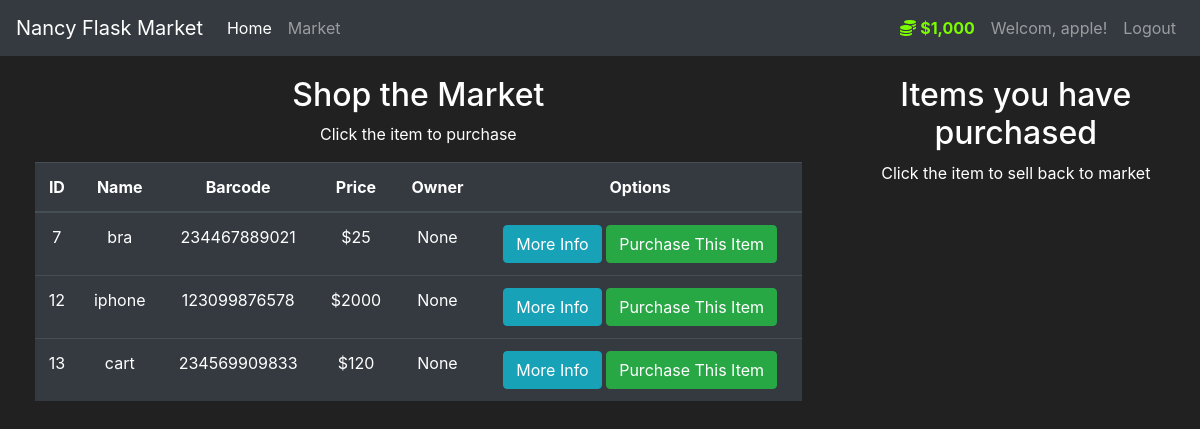
Page /market (signed in) on the committed database.
### market_package/models.py (models this page shows, shortened)
class User(db.Model, UserMixin):
    id = db.Column(db.Integer(), primary_key=True)
    username = db.Column(db.String(length=30), nullable=False, unique=True)
    email_address= db.Column(db.String(length=60), nullable=False, unique=True)
    budget =  db.Column(db.Integer(),nullable=False, default=1000)
    password_hash = db.Column(db.String(length=60), nullable=False)
    items = db.relationship('Item', backref='owned_user', lazy=True)
    @property
    def beautify_budget(self):
        b_str = str(self.budget)
        if len(b_str)>=4:
            return  f'{b_str[:-3]},{b_str[-3:]}'
        else:
            return self.budget

class Item(db.Model):
    id = db.Column(db.Integer(), primary_key=True)
    name = db.Column(db.String(length=30), nullable=False, unique=True)
    price = db.Column(db.Integer(), nullable=False)
    barcode = db.Column(db.String(length=12), nullable=False, unique=True)
    description = db.Column(db.String(length=1024), nullable=False, unique=True)
    owner =  db.Column(db.Integer(), db.ForeignKey('user.id'))

### market_package/routes.py (the view, shortened to what this page needs)
@app.route('/market', methods=['POST', 'GET'])
@login_required
def market_page():
    purchase_form = PurchaseItemForm()
    sell_form = SellItemForm()
    if request.method == 'GET':
        items =Item.query.filter_by(owner=None)
        owned_items = Item.query.filter_by(owner=current_user.id)
        print(owned_items)
        return render_template('market.html', items = items, purchase_form=purchase_form,sell_form=sell_form, owned_items = owned_items)

### market_package/models.py (called while the page is built)
@login_manager.user_loader
def load_user(user_id):
    print('in the Loader method')
    return User.query.get(int(user_id))

### market_package/templates/market.html (shortened to what this page needs)
{% extends 'base.html' %}
{% block content %}
<div class="row" style="margin-top:20px; margin-left:20px">
   <div class="col-8" >
      <h2>Shop the Market</h2>
      <p>Click the item to purchase</p>
      <table class="table table-hover table-dark">
         <thead>
            <tr>
               <th scope="col">ID</th>
               <th scope="col">Name</th>
               <th scope="col">Barcode</th>
               <th scope="col">Price</th>
               <th scope="col">Owner</th>
               <th scope="col">Options</th>
            </tr>
         </thead>
         <tbody>
            {% for item in items %}
            <tr>
               <td>{{ item.id}}</td>
               <td>{{ item.name}}</td>
               <td>{{ item.barcode}}</td>
               <td>${{ item.price}}</td>
               <td>{{ item.owner }}</td>
               <td>
                  <button class="btn btn-outline btn-info" data-toggle="modal" data-target="#Modal-MoreInfo-{{ item.id }}">More Info</button>
                  <button class="btn btn-outline btn-success" data-toggle="modal" data-target="#Modal-Purchase-{{ item.id }}">Purchase This Item</button>
               </td>
            </tr>
            {% endfor %}
         </tbody>
      </table>
   </div>
   <div class="col-4">
      <h2>Items you have purchased</h2>
      <p>Click the item to sell back to market</p>
   </div>
</div>
{% endblock %}

### market_package/templates/base.html (shortened to what this page needs)
<!doctype html>
<html lang="en">
<head>
    <link rel="stylesheet" href="https://cdn.jsdelivr.net/npm/bootstrap@4.5.3/dist/css/bootstrap.min.css"
>
</head>
<body class="text-center">
<nav class="navbar navbar-expand-md navbar-dark bg-dark">
    <a class="navbar-brand" href="#">Nancy Flask Market</a>
    <div class="collapse navbar-collapse" id="navbarNav">
        <ul class="navbar-nav mr-auto">
            <li class="nav-item active">
                <a class="nav-link" href="{{ url_for('home_page') }}">Home <span class="sr-only">(current)</span></a>
            </li>
            <li class="nav-item">
                <a class="nav-link" href="{{ url_for('market_page') }}">Market</a>
            </li>
        </ul>
        {% if current_user.is_authenticated %}
            <ul class="navbar-nav">
                <li class="nav-item">
                    <a class="nav-link" style="color:lawngreen; font-weight:bold" >
                        <i class="fas fa-coins"></i>
                        ${{ current_user.beautify_budget }}
                    </a>
                </li>
                <li class="nav-item">
                    <a class="nav-link" >Welcom, {{ current_user.username }}!</a>
                </li>
                <li class="nav-item">
                    <a class="nav-link" href="{{ url_for('logout_page') }}">Logout</a>
                </li>
            </ul>
        {% endif %}
    </div>
</nav>
{% block content %}{% endblock %}
</body>
</html>

### market_package/templates/base.html (style rules this page uses)
body { background-color : #212121; color : white }

### rows in the picture
User: beautify_budget "1,000", username "apple"
Item: id "7", name "bra", barcode "234467889021", price "25", owner "None"
Item: id "12", name "iphone", barcode "123099876578", price "2000", owner "None"
Item: id "13", name "cart", barcode "234569909833", price "120", owner "None"
